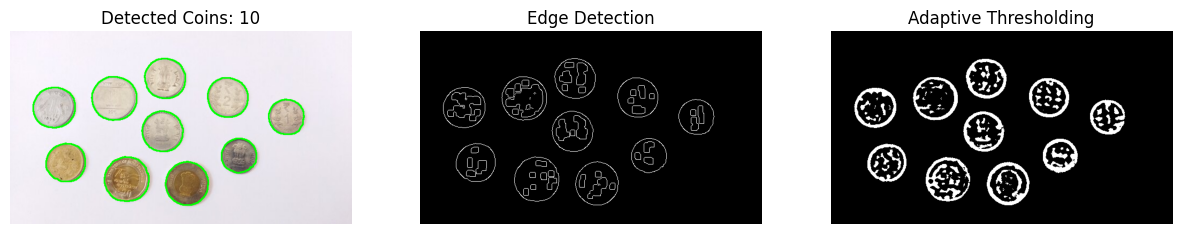

Here is the Python script that generated this plot:
import cv2
import numpy as np
import matplotlib.pyplot as plt

# Load the image
image = cv2.imread("coins.jpg")
gray = cv2.cvtColor(image, cv2.COLOR_BGR2GRAY)

# **Step 1: Improve Contrast Using CLAHE**
clahe = cv2.createCLAHE(clipLimit=2.0, tileGridSize=(8, 8))
enhanced_gray = clahe.apply(gray)

# **Step 2: Apply GaussianBlur to Reduce Noise**
blurred = cv2.GaussianBlur(enhanced_gray, (15, 15), 0)

# **Step 3: Adaptive Thresholding for Better Edge Detection**
adaptive_thresh = cv2.adaptiveThreshold(
    blurred, 255, cv2.ADAPTIVE_THRESH_GAUSSIAN_C, cv2.THRESH_BINARY_INV, 11, 2
)

# **Step 4: Morphological Operations to Close Gaps**
kernel = np.ones((5, 5), np.uint8)
morph = cv2.morphologyEx(adaptive_thresh, cv2.MORPH_CLOSE, kernel, iterations=2)

# **Step 5: Edge Detection Using Canny**
edges = cv2.Canny(morph, 50, 150)

# **Step 6: Find Contours**
contours, _ = cv2.findContours(edges, cv2.RETR_EXTERNAL, cv2.CHAIN_APPROX_SIMPLE)

# **Step 7: Draw Contours on the Original Image**
detected_coins = image.copy()
cv2.drawContours(detected_coins, contours, -1, (0, 255, 0), 2)

# **Step 8: Display Results Using Matplotlib**
fig, axs = plt.subplots(1, 3, figsize=(15, 5))

# Original Image with Detected Coins
axs[0].imshow(cv2.cvtColor(detected_coins, cv2.COLOR_BGR2RGB))
axs[0].set_title(f"Detected Coins: {len(contours)}")
axs[0].axis("off")

# Edge Detection Image
axs[1].imshow(edges, cmap="gray")
axs[1].set_title("Edge Detection")
axs[1].axis("off")

# Adaptive Thresholding Image
axs[2].imshow(adaptive_thresh, cmap="gray")
axs[2].set_title("Adaptive Thresholding")
axs[2].axis("off")

plt.show()

# Print Total Count
print(f"Total number of coins detected: {len(contours)}")
